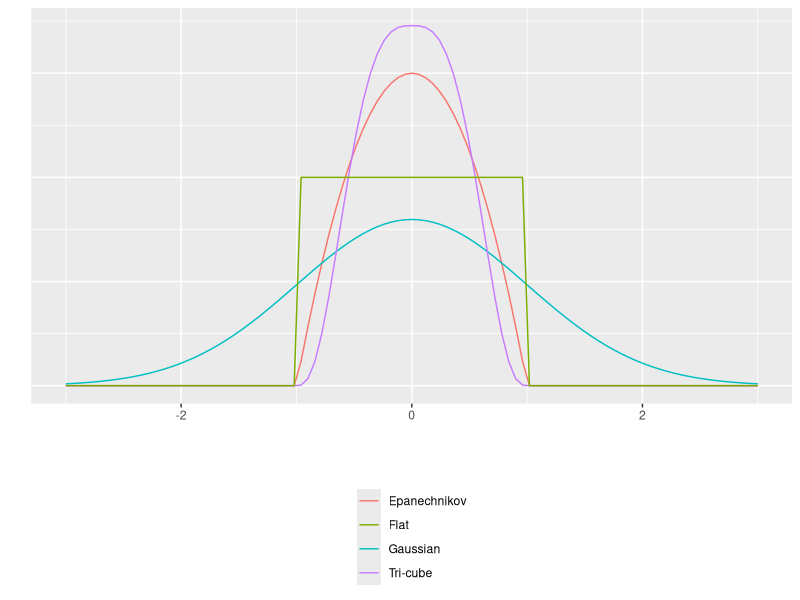

The R source for this figure:
## ---- chunk 1
knitr::opts_chunk$set(
  collapse = TRUE,
  comment = "#>"
)
require(ggplot2)
## ---- chunk 2
ggplot(data.frame(x=c(-3, 3)), aes(x)) +
  stat_function(fun=function(x) ifelse(abs(x)<=1, 3/4*(1 - x^2), 0), aes(colour="Epanechnikov")) +
  stat_function(fun=function(x) sqrt(2*pi)^-1*exp(-1/2*x^2), aes(colour="Gaussian")) +
  stat_function(fun=function(x) ifelse(abs(x)<=1, (1 - abs(x)^3)^3, 0)/1.1571, aes(colour="Tri-cube")) + 
  stat_function(fun=function(x) ifelse(abs(x)<=1, 0.5, 0), aes(colour="Flat")) +
  ylab("") + xlab("") + labs(color = "") + 
  theme(legend.position="bottom", 
        legend.direction="vertical",
        axis.text.y = element_blank(),
        axis.ticks.y = element_blank()) 
